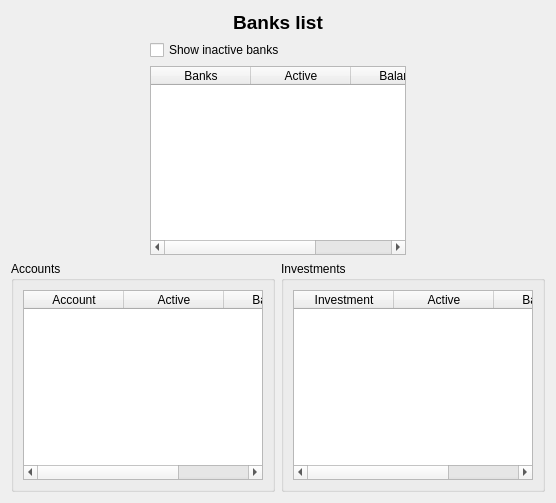
<?xml version="1.0" encoding="UTF-8"?>
<ui version="4.0">
 <class>wdgBancos</class>
 <widget class="QWidget" name="wdgBancos">
  <property name="geometry">
   <rect>
    <x>0</x>
    <y>0</y>
    <width>556</width>
    <height>503</height>
   </rect>
  </property>
  <property name="windowIcon">
   <iconset resource="../images/xulpymoney.qrc">
    <normaloff>:/xulpymoney/bank.png</normaloff>:/xulpymoney/bank.png</iconset>
  </property>
  <layout class="QHBoxLayout" name="horizontalLayout_5">
   <item>
    <layout class="QVBoxLayout" name="verticalLayout_2">
     <item>
      <widget class="QLabel" name="lbl">
       <property name="font">
        <font>
         <pointsize>14</pointsize>
         <weight>75</weight>
         <bold>true</bold>
        </font>
       </property>
       <property name="text">
        <string>Banks list</string>
       </property>
       <property name="alignment">
        <set>Qt::AlignCenter</set>
       </property>
      </widget>
     </item>
     <item>
      <layout class="QHBoxLayout" name="horizontalLayout_4">
       <item>
        <spacer name="horizontalSpacer_2">
         <property name="orientation">
          <enum>Qt::Horizontal</enum>
         </property>
         <property name="sizeHint" stdset="0">
          <size>
           <width>40</width>
           <height>20</height>
          </size>
         </property>
        </spacer>
       </item>
       <item>
        <layout class="QVBoxLayout" name="verticalLayout">
         <item>
          <widget class="QCheckBox" name="chkInactivas">
           <property name="text">
            <string>Show inactive banks</string>
           </property>
          </widget>
         </item>
         <item>
          <widget class="myQTableWidget" name="tblEB">
           <property name="contextMenuPolicy">
            <enum>Qt::CustomContextMenu</enum>
           </property>
           <property name="alternatingRowColors">
            <bool>true</bool>
           </property>
           <property name="selectionMode">
            <enum>QAbstractItemView::SingleSelection</enum>
           </property>
           <property name="selectionBehavior">
            <enum>QAbstractItemView::SelectRows</enum>
           </property>
           <attribute name="verticalHeaderVisible">
            <bool>false</bool>
           </attribute>
           <column>
            <property name="text">
             <string>Banks</string>
            </property>
           </column>
           <column>
            <property name="text">
             <string>Active</string>
            </property>
           </column>
           <column>
            <property name="text">
             <string>Balance</string>
            </property>
           </column>
          </widget>
         </item>
        </layout>
       </item>
       <item>
        <spacer name="horizontalSpacer">
         <property name="orientation">
          <enum>Qt::Horizontal</enum>
         </property>
         <property name="sizeHint" stdset="0">
          <size>
           <width>40</width>
           <height>20</height>
          </size>
         </property>
        </spacer>
       </item>
      </layout>
     </item>
     <item>
      <layout class="QHBoxLayout" name="horizontalLayout_3">
       <item>
        <widget class="QGroupBox" name="groupBox_2">
         <property name="title">
          <string>Accounts</string>
         </property>
         <layout class="QHBoxLayout" name="horizontalLayout_2">
          <item>
           <widget class="myQTableWidget" name="tblCuentas">
            <property name="contextMenuPolicy">
             <enum>Qt::CustomContextMenu</enum>
            </property>
            <property name="selectionMode">
             <enum>QAbstractItemView::SingleSelection</enum>
            </property>
            <property name="selectionBehavior">
             <enum>QAbstractItemView::SelectRows</enum>
            </property>
            <attribute name="verticalHeaderVisible">
             <bool>false</bool>
            </attribute>
            <column>
             <property name="text">
              <string>Account</string>
             </property>
            </column>
            <column>
             <property name="text">
              <string>Active</string>
             </property>
            </column>
            <column>
             <property name="text">
              <string>Balance</string>
             </property>
            </column>
           </widget>
          </item>
         </layout>
        </widget>
       </item>
       <item>
        <widget class="QGroupBox" name="groupBox">
         <property name="title">
          <string>Investments</string>
         </property>
         <layout class="QHBoxLayout" name="horizontalLayout">
          <item>
           <widget class="myQTableWidget" name="tblInversiones">
            <property name="contextMenuPolicy">
             <enum>Qt::CustomContextMenu</enum>
            </property>
            <property name="selectionMode">
             <enum>QAbstractItemView::SingleSelection</enum>
            </property>
            <property name="selectionBehavior">
             <enum>QAbstractItemView::SelectRows</enum>
            </property>
            <attribute name="verticalHeaderVisible">
             <bool>false</bool>
            </attribute>
            <column>
             <property name="text">
              <string>Investment</string>
             </property>
            </column>
            <column>
             <property name="text">
              <string>Active</string>
             </property>
            </column>
            <column>
             <property name="text">
              <string>Balance</string>
             </property>
            </column>
           </widget>
          </item>
         </layout>
        </widget>
       </item>
      </layout>
     </item>
    </layout>
   </item>
  </layout>
  <action name="actionInversionEstudio">
   <property name="icon">
    <iconset resource="../images/xulpymoney.qrc">
     <normaloff>:/xulpymoney/report2.png</normaloff>:/xulpymoney/report2.png</iconset>
   </property>
   <property name="text">
    <string>Estudio de la Inversión</string>
   </property>
  </action>
  <action name="actionCuentaEstudio">
   <property name="icon">
    <iconset resource="../images/xulpymoney.qrc">
     <normaloff>:/xulpymoney/report2.png</normaloff>:/xulpymoney/report2.png</iconset>
   </property>
   <property name="text">
    <string>Estudio de cuentas</string>
   </property>
   <property name="toolTip">
    <string>Estudio de cuentas</string>
   </property>
  </action>
  <action name="actionBancoNuevo">
   <property name="icon">
    <iconset resource="../images/xulpymoney.qrc">
     <normaloff>:/xulpymoney/add.png</normaloff>:/xulpymoney/add.png</iconset>
   </property>
   <property name="text">
    <string>Nuevo Banco</string>
   </property>
   <property name="toolTip">
    <string>Nuevo Banco</string>
   </property>
  </action>
  <action name="actionBancoBorrar">
   <property name="icon">
    <iconset resource="../images/xulpymoney.qrc">
     <normaloff>:/xulpymoney/button_cancel.png</normaloff>:/xulpymoney/button_cancel.png</iconset>
   </property>
   <property name="text">
    <string>Borrar Banco</string>
   </property>
   <property name="toolTip">
    <string>Borrar Banco</string>
   </property>
  </action>
  <action name="actionBancoModificar">
   <property name="icon">
    <iconset resource="../images/xulpymoney.qrc">
     <normaloff>:/xulpymoney/editar.png</normaloff>:/xulpymoney/editar.png</iconset>
   </property>
   <property name="text">
    <string>Modificar Banco</string>
   </property>
   <property name="toolTip">
    <string>Modificar Banco</string>
   </property>
  </action>
  <action name="actionActiva">
   <property name="checkable">
    <bool>true</bool>
   </property>
   <property name="text">
    <string>¿Está activo?</string>
   </property>
   <property name="toolTip">
    <string>¿Está activo?</string>
   </property>
  </action>
 </widget>
 <customwidgets>
  <customwidget>
   <class>myQTableWidget</class>
   <extends>QTableWidget</extends>
   <header location="global">myqtablewidget</header>
  </customwidget>
 </customwidgets>
 <resources>
  <include location="../images/xulpymoney.qrc"/>
 </resources>
 <connections/>
</ui>
